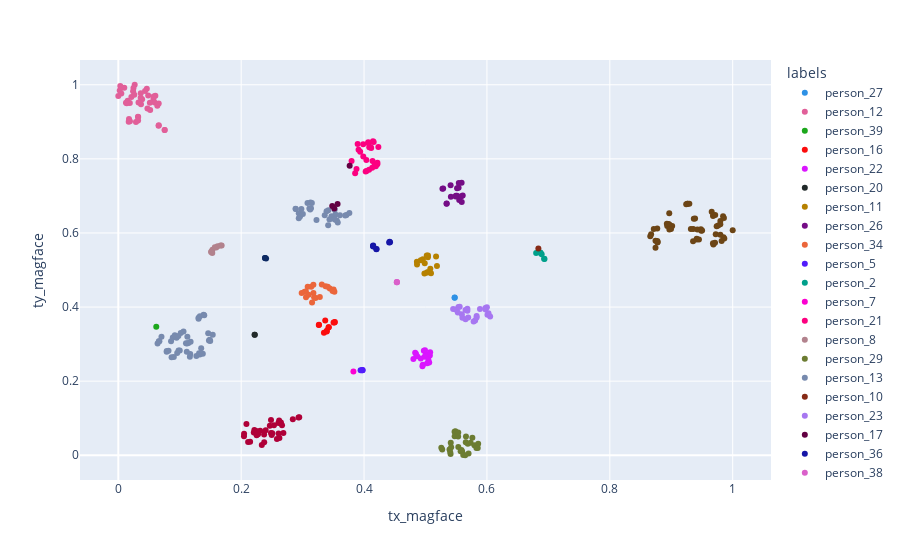

The code cell stored with this chart in its notebook:
### Code cell
fig = px.scatter(df, x="tx_magface", y="ty_magface", color="labels", color_discrete_sequence=px.colors.qualitative.Dark24, hover_data=["index","labels", "path","alignment_error"])
fig.show()

### Figure 1 — Plotly figure (JSON) as saved in the notebook; plotly's stock layout.template omitted (floating-point values rounded to 4 significant figures; data arrays with more than 128 entries replaced by an {"elided": "..."} marker saying what was removed)
{"data": [{"customdata": [[14, "person_27", "in/person_27/943.jpg", 2.981], [35, "person_27", "in/person_27/951.jpg", 7.899]], "hovertemplate": "labels=%{customdata[1]}<br>tx_magface=%{x}<br>ty_magface=%{y}<br>index=%{customdata[0]}<br>path=%{customdata[2]}<br>alignment_error=%{customdata[3]}<extra></extra>", "legendgroup": "person_27", "marker": {"color": "#2E91E5", "symbol": "circle"}, "mode": "markers", "name": "person_27", "orientation": "v", "showlegend": true, "type": "scatter", "x": [0.5474, 0.5476], "xaxis": "x", "y": [0.4251, 0.4257], "yaxis": "y"}, {"customdata": {"elided": "42x4 mixed values"}, "hovertemplate": "labels=%{customdata[1]}<br>tx_magface=%{x}<br>ty_magface=%{y}<br>index=%{customdata[0]}<br>path=%{customdata[2]}<br>alignment_error=%{customdata[3]}<extra></extra>", "legendgroup": "person_12", "marker": {"color": "#E15F99", "symbol": "circle"}, "mode": "markers", "name": "person_12", "orientation": "v", "showlegend": true, "type": "scatter", "x": [0.01525, 0.07539, 0.03235, 0.03205, 0.04642, 0.04352, 0.01878, 0.004882, 0.01693, 0.03879, 0.03653, 0.04744, 0.05717, 0.02668, 0.05914, 0, 0.02124, 0.01375, 0.02873, 0.04864, 0.06347, 0.06595, 0.003214, 0.0603, 0.03695, 0.01742, 0.05139, 0.05187, 0.02469, 0.05749, 0.01897, 0.03642, 0.0241, 0.0329, 0.009728, 0.03221, 0.002293, 0.06578, 0.01249, 0.06554, 0.07554, 0.02603], "xaxis": "x", "y": [0.9566, 0.8782, 0.9132, 0.9134, 0.989, 0.9833, 0.9508, 0.9762, 0.9, 0.9607, 0.977, 0.936, 0.9612, 1, 0.9523, 0.97, 0.9671, 0.9501, 0.8997, 0.9708, 0.9433, 0.8909, 0.9968, 0.9706, 0.9473, 0.9077, 0.9516, 0.9319, 0.9911, 0.9682, 0.9014, 0.9651, 0.9824, 0.9519, 0.9917, 0.9036, 0.9846, 0.9495, 0.9512, 0.8892, 0.8778, 0.9729], "yaxis": "y"}, {"customdata": [[111, "person_39", "in/person_39/1402.jpg", 5.445]], "hovertemplate": "labels=%{customdata[1]}<br>tx_magface=%{x}<br>ty_magface=%{y}<br>index=%{customdata[0]}<br>path=%{customdata[2]}<br>alignment_error=%{customdata[3]}<extra></extra>", "legendgroup": "person_39", "marker": {"color": "#1CA71C", "symbol": "circle"}, "mode": "markers", "name": "person_39", "orientation": "v", "showlegend": true, "type": "scatter", "x": [0.0618], "xaxis": "x", "y": [0.347], "yaxis": "y"}, {"customdata": [[112, "person_16", "in/person_16/590.jpg", 4.348], [113, "person_16", "in/person_16/654.jpg", 6.338], [120, "person_16", "in/person_16/646.jpg", 1.409], [125, "person_16", "in/person_16/577.jpg", 1.578], [126, "person_16", "in/person_16/539.jpg", 3.548], [128, "person_16", "in/person_16/597.jpg", 3.753], [130, "person_16", "in/person_16/1055.jpg", 9.696], [132, "person_16", "in/person_16/1046.jpg", 8.43], [134, "person_16", "in/person_16/559.jpg", 1.676], [135, "person_16", "in/person_16/634.jpg", 4.475], [136, "person_16", "in/person_16/564.jpg", 2.423]], "hovertemplate": "labels=%{customdata[1]}<br>tx_magface=%{x}<br>ty_magface=%{y}<br>index=%{customdata[0]}<br>path=%{customdata[2]}<br>alignment_error=%{customdata[3]}<extra></extra>", "legendgroup": "person_16", "marker": {"color": "#FB0D0D", "symbol": "circle"}, "mode": "markers", "name": "person_16", "orientation": "v", "showlegend": true, "type": "scatter", "x": [0.3422, 0.3347, 0.3392, 0.3525, 0.3368, 0.3426, 0.3264, 0.3266, 0.3518, 0.3393, 0.3504], "xaxis": "x", "y": [0.3453, 0.3309, 0.3364, 0.3598, 0.3636, 0.3457, 0.3518, 0.3523, 0.3581, 0.3337, 0.3581], "yaxis": "y"}, {"customdata": [[144, "person_22", "in/person_22/888.jpg", 5.907], [145, "person_22", "in/person_22/822.jpg", 9.806], [146, "person_22", "in/person_22/866.jpg", 7.965], [151, "person_22", "in/person_22/938.jpg", 7.36], [152, "person_22", "in/person_22/802.jpg", 5.914], [157, "person_22", "in/person_22/879.jpg", 7.742], [158, "person_22", "in/person_22/846.jpg", 9.115], [159, "person_22", "in/person_22/794.jpg", 4.565], [160, "person_22", "in/person_22/904.jpg", 3.36], [163, "person_22", "in/person_22/814.jpg", 6.822], [164, "person_22", "in/person_22/924.jpg", 6.612], [165, "person_22", "in/person_22/783.jpg", 4.944], [166, "person_22", "in/person_22/913.jpg", 4.574], [171, "person_22", "in/person_22/779.jpg", 3.606], [173, "person_22", "in/person_22/771.jpg", 7.112], [176, "person_22", "in/person_22/857.jpg", 8.822]], "hovertemplate": "labels=%{customdata[1]}<br>tx_magface=%{x}<br>ty_magface=%{y}<br>index=%{customdata[0]}<br>path=%{customdata[2]}<br>alignment_error=%{customdata[3]}<extra></extra>", "legendgroup": "person_22", "marker": {"color": "#DA16FF", "symbol": "circle"}, "mode": "markers", "name": "person_22", "orientation": "v", "showlegend": true, "type": "scatter", "x": [0.4985, 0.5071, 0.5007, 0.4844, 0.5047, 0.5076, 0.4973, 0.506, 0.4803, 0.4923, 0.4832, 0.5027, 0.4865, 0.4956, 0.495, 0.4991], "xaxis": "x", "y": [0.2658, 0.2696, 0.2727, 0.2742, 0.258, 0.278, 0.2822, 0.2504, 0.2596, 0.2609, 0.2769, 0.2484, 0.267, 0.2445, 0.2404, 0.2832], "yaxis": "y"}, {"customdata": [[179, "person_20", "in/person_20/721.jpg", 8.078], [184, "person_20", "in/person_20/740.jpg", 8.915]], "hovertemplate": "labels=%{customdata[1]}<br>tx_magface=%{x}<br>ty_magface=%{y}<br>index=%{customdata[0]}<br>path=%{customdata[2]}<br>alignment_error=%{customdata[3]}<extra></extra>", "legendgroup": "person_20", "marker": {"color": "#222A2A", "symbol": "circle"}, "mode": "markers", "name": "person_20", "orientation": "v", "showlegend": true, "type": "scatter", "x": [0.222, 0.2219], "xaxis": "x", "y": [0.3256, 0.3255], "yaxis": "y"}, {"customdata": [[191, "person_11", "in/person_11/484.jpg", -2.129], [192, "person_11", "in/person_11/499.jpg", 3.853], [193, "person_11", "in/person_11/490.jpg", 0.472], [194, "person_11", "in/person_11/414.jpg", 2.963], [195, "person_11", "in/person_11/428.jpg", 8.256], [196, "person_11", "in/person_11/426.jpg", 7.905], [197, "person_11", "in/person_11/417.jpg", 5.12], [198, "person_11", "in/person_11/422.jpg", 6.242], [199, "person_11", "in/person_11/431.jpg", 5.873], [200, "person_11", "in/person_11/413.jpg", 3.969], [201, "person_11", "in/person_11/477.jpg", 9.083], [202, "person_11", "in/person_11/481.jpg", 1.92], [203, "person_11", "in/person_11/496.jpg", 2.172], [204, "person_11", "in/person_11/424.jpg", 8.116], [205, "person_11", "in/person_11/404.jpg", 4.614]], "hovertemplate": "labels=%{customdata[1]}<br>tx_magface=%{x}<br>ty_magface=%{y}<br>index=%{customdata[0]}<br>path=%{customdata[2]}<br>alignment_error=%{customdata[3]}<extra></extra>", "legendgroup": "person_11", "marker": {"color": "#B68100", "symbol": "circle"}, "mode": "markers", "name": "person_11", "orientation": "v", "showlegend": true, "type": "scatter", "x": [0.5089, 0.4983, 0.5035, 0.486, 0.5039, 0.504, 0.4922, 0.4957, 0.4987, 0.4862, 0.5186, 0.5079, 0.5024, 0.502, 0.5172], "xaxis": "x", "y": [0.4913, 0.4905, 0.494, 0.5222, 0.5344, 0.5391, 0.5264, 0.5291, 0.5182, 0.5149, 0.5106, 0.5034, 0.4935, 0.5389, 0.5364], "yaxis": "y"}, {"customdata": [[206, "person_26", "in/person_26/990.jpg", 5.538], [207, "person_26", "in/person_26/1102.jpg", 9.488], [209, "person_26", "in/person_26/1078.jpg", 9.529], [211, "person_26", "in/person_26/933.jpg", 5.619], [212, "person_26", "in/person_26/920.jpg", 7.529], [215, "person_26", "in/person_26/1006.jpg", 6.002], [218, "person_26", "in/person_26/1040.jpg", 6.326], [219, "person_26", "in/person_26/886.jpg", 7.029], [220, "person_26", "in/person_26/1052.jpg", 7.472], [221, "person_26", "in/person_26/1091.jpg", 7.71], [223, "person_26", "in/person_26/1027.jpg", 4.673], [224, "person_26", "in/person_26/959.jpg", 5.081], [226, "person_26", "in/person_26/1064.jpg", 7.954], [227, "person_26", "in/person_26/875.jpg", 6.723], [231, "person_26", "in/person_26/996.jpg", 6.079], [232, "person_26", "in/person_26/978.jpg", 5.598], [233, "person_26", "in/person_26/970.jpg", 7.357]], "hovertemplate": "labels=%{customdata[1]}<br>tx_magface=%{x}<br>ty_magface=%{y}<br>index=%{customdata[0]}<br>path=%{customdata[2]}<br>alignment_error=%{customdata[3]}<extra></extra>", "legendgroup": "person_26", "marker": {"color": "#750D86", "symbol": "circle"}, "mode": "markers", "name": "person_26", "orientation": "v", "showlegend": true, "type": "scatter", "x": [0.5495, 0.5276, 0.5409, 0.5549, 0.559, 0.5413, 0.5514, 0.5343, 0.5588, 0.5288, 0.5539, 0.5606, 0.5542, 0.5345, 0.5512, 0.5492, 0.5584], "xaxis": "x", "y": [0.7002, 0.719, 0.7289, 0.689, 0.6833, 0.6977, 0.7207, 0.6789, 0.7357, 0.7198, 0.7217, 0.7012, 0.7346, 0.6795, 0.7007, 0.6983, 0.699], "yaxis": "y"}, {"customdata": [[236, "person_34", "in/person_34/1371.jpg", 8.737], [237, "person_34", "in/person_34/1281.jpg", 4.262], [238, "person_34", "in/person_34/1359.jpg", 6.079], [239, "person_34", "in/person_34/1322.jpg", 9.196], [241, "person_34", "in/person_34/1314.jpg", 7.552], [242, "person_34", "in/person_34/1405.jpg", 9.975], [243, "person_34", "in/person_34/1334.jpg", 9.325], [244, "person_34", "in/person_34/1259.jpg", 6.397], [248, "person_34", "in/person_34/1363.jpg", 7.019], [249, "person_34", "in/person_34/1354.jpg", 5.374], [250, "person_34", "in/person_34/1266.jpg", 5.558], [251, "person_34", "in/person_34/1308.jpg", 5.399], [253, "person_34", "in/person_34/1292.jpg", 5.056], [254, "person_34", "in/person_34/1286.jpg", 3.795], [259, "person_34", "in/person_34/1349.jpg", 5.651], [260, "person_34", "in/person_34/1300.jpg", 5.42], [261, "person_34", "in/person_34/1367.jpg", 7.124], [263, "person_34", "in/person_34/1273.jpg", 4.59], [266, "person_34", "in/person_34/1338.jpg", 9.135], [267, "person_34", "in/person_34/1344.jpg", 7.184]], "hovertemplate": "labels=%{customdata[1]}<br>tx_magface=%{x}<br>ty_magface=%{y}<br>index=%{customdata[0]}<br>path=%{customdata[2]}<br>alignment_error=%{customdata[3]}<extra></extra>", "legendgroup": "person_34", "marker": {"color": "#EB663B", "symbol": "circle"}, "mode": "markers", "name": "person_34", "orientation": "v", "showlegend": true, "type": "scatter", "x": [0.321, 0.3443, 0.3055, 0.314, 0.3083, 0.3154, 0.3176, 0.3517, 0.328, 0.3053, 0.3487, 0.3175, 0.3374, 0.3409, 0.3032, 0.3312, 0.3187, 0.3504, 0.3098, 0.2985], "xaxis": "x", "y": [0.4245, 0.4498, 0.4264, 0.4551, 0.4548, 0.4125, 0.4378, 0.4415, 0.4274, 0.4417, 0.4435, 0.4599, 0.4563, 0.4547, 0.4413, 0.4608, 0.4263, 0.4475, 0.4332, 0.4379], "yaxis": "y"}, {"customdata": [[269, "person_5", "in/person_5/211.jpg", 8.652], [270, "person_5", "in/person_5/212.jpg", 8.952], [271, "person_5", "in/person_5/216.jpg", 8.336], [272, "person_5", "in/person_5/207.jpg", 6.993]], "hovertemplate": "labels=%{customdata[1]}<br>tx_magface=%{x}<br>ty_magface=%{y}<br>index=%{customdata[0]}<br>path=%{customdata[2]}<br>alignment_error=%{customdata[3]}<extra></extra>", "legendgroup": "person_5", "marker": {"color": "#511CFB", "symbol": "circle"}, "mode": "markers", "name": "person_5", "orientation": "v", "showlegend": true, "type": "scatter", "x": [0.3975, 0.3964, 0.3975, 0.3943], "xaxis": "x", "y": [0.2298, 0.2296, 0.2296, 0.2297], "yaxis": "y"}, {"customdata": [[275, "person_2", "in/person_2/28.jpg", 9.103], [277, "person_2", "in/person_2/32.jpg", 9.472], [278, "person_2", "in/person_2/21.jpg", 6.506], [285, "person_2", "in/person_2/23.jpg", 8.448], [295, "person_2", "in/person_2/26.jpg", 8.296], [297, "person_2", "in/person_2/22.jpg", 7.288]], "hovertemplate": "labels=%{customdata[1]}<br>tx_magface=%{x}<br>ty_magface=%{y}<br>index=%{customdata[0]}<br>path=%{customdata[2]}<br>alignment_error=%{customdata[3]}<extra></extra>", "legendgroup": "person_2", "marker": {"color": "#00A08B", "symbol": "circle"}, "mode": "markers", "name": "person_2", "orientation": "v", "showlegend": true, "type": "scatter", "x": [0.6931, 0.6801, 0.6867, 0.6891, 0.6936, 0.6874], "xaxis": "x", "y": [0.5307, 0.5461, 0.5469, 0.5426, 0.5294, 0.5461], "yaxis": "y"}, {"customdata": [[300, "person_7", "in/person_7/245.jpg", 7.762]], "hovertemplate": "labels=%{customdata[1]}<br>tx_magface=%{x}<br>ty_magface=%{y}<br>index=%{customdata[0]}<br>path=%{customdata[2]}<br>alignment_error=%{customdata[3]}<extra></extra>", "legendgroup": "person_7", "marker": {"color": "#FB00D1", "symbol": "circle"}, "mode": "markers", "name": "person_7", "orientation": "v", "showlegend": true, "type": "scatter", "x": [0.3827], "xaxis": "x", "y": [0.2263], "yaxis": "y"}, {"customdata": [[317, "person_21", "in/person_21/728.jpg", 8.927], [318, "person_21", "in/person_21/910.jpg", 4.176], [319, "person_21", "in/person_21/769.jpg", 3.079], [320, "person_21", "in/person_21/817.jpg", 9.214], [321, "person_21", "in/person_21/864.jpg", 5.941], [322, "person_21", "in/person_21/834.jpg", -1.011], [323, "person_21", "in/person_21/820.jpg", 0.6153], [324, "person_21", "in/person_21/952.jpg", 4.455], [326, "person_21", "in/person_21/878.jpg", 7.097], [327, "person_21", "in/person_21/811.jpg", 0.9157], [328, "person_21", "in/person_21/891.jpg", 5.465], [329, "person_21", "in/person_21/858.jpg", 6.001], [330, "person_21", "in/person_21/764.jpg", 5.296], [331, "person_21", "in/person_21/901.jpg", 4.809], [332, "person_21", "in/person_21/936.jpg", 2.9], [333, "person_21", "in/person_21/791.jpg", 1.134], [334, "person_21", "in/person_21/963.jpg", 5.802], [335, "person_21", "in/person_21/804.jpg", 2.441], [337, "person_21", "in/person_21/777.jpg", -0.264], [338, "person_21", "in/person_21/842.jpg", 3.563], [339, "person_21", "in/person_21/785.jpg", 0.8552], [340, "person_21", "in/person_21/739.jpg", 7.731], [341, "person_21", "in/person_21/946.jpg", 3.407], [343, "person_21", "in/person_21/972.jpg", 7.056], [344, "person_21", "in/person_21/925.jpg", 4.935], [345, "person_21", "in/person_21/755.jpg", 3.611]], "hovertemplate": "labels=%{customdata[1]}<br>tx_magface=%{x}<br>ty_magface=%{y}<br>index=%{customdata[0]}<br>path=%{customdata[2]}<br>alignment_error=%{customdata[3]}<extra></extra>", "legendgroup": "person_21", "marker": {"color": "#FC0080", "symbol": "circle"}, "mode": "markers", "name": "person_21", "orientation": "v", "showlegend": true, "type": "scatter", "x": [0.3855, 0.4085, 0.4082, 0.3797, 0.3911, 0.4037, 0.4139, 0.4146, 0.3896, 0.4217, 0.3986, 0.3937, 0.404, 0.4116, 0.4067, 0.4215, 0.4156, 0.4172, 0.4132, 0.3987, 0.4192, 0.3877, 0.4068, 0.4233, 0.4108, 0.4026], "xaxis": "x", "y": [0.7613, 0.8316, 0.7704, 0.7942, 0.8245, 0.7972, 0.7942, 0.8474, 0.8399, 0.7893, 0.8394, 0.8189, 0.7669, 0.8291, 0.843, 0.7856, 0.8457, 0.7868, 0.7757, 0.8066, 0.7798, 0.7725, 0.8451, 0.8323, 0.8323, 0.7659], "yaxis": "y"}, {"customdata": [[347, "person_8", "in/person_8/265.jpg", 8.555], [349, "person_8", "in/person_8/277.jpg", 7.011], [350, "person_8", "in/person_8/252.jpg", 8.87], [351, "person_8", "in/person_8/267.jpg", 5.243], [352, "person_8", "in/person_8/270.jpg", 3.798], [355, "person_8", "in/person_8/273.jpg", 5.165], [359, "person_8", "in/person_8/262.jpg", 8.489], [360, "person_8", "in/person_8/259.jpg", 7.567], [361, "person_8", "in/person_8/255.jpg", 8.306]], "hovertemplate": "labels=%{customdata[1]}<br>tx_magface=%{x}<br>ty_magface=%{y}<br>index=%{customdata[0]}<br>path=%{customdata[2]}<br>alignment_error=%{customdata[3]}<extra></extra>", "legendgroup": "person_8", "marker": {"color": "#B2828D", "symbol": "circle"}, "mode": "markers", "name": "person_8", "orientation": "v", "showlegend": true, "type": "scatter", "x": [0.1616, 0.153, 0.1682, 0.1532, 0.1518, 0.151, 0.1571, 0.1594, 0.1664], "xaxis": "x", "y": [0.564, 0.5459, 0.566, 0.5545, 0.5496, 0.5487, 0.5613, 0.5607, 0.5661], "yaxis": "y"}, {"customdata": [[362, "person_29", "in/person_29/1180.jpg", 5.453], [363, "person_29", "in/person_29/1105.jpg", 2.932], [364, "person_29", "in/person_29/1120.jpg", 2.129], [365, "person_29", "in/person_29/1033.jpg", -0.5017], [366, "person_29", "in/person_29/1043.jpg", 0.2305], [367, "person_29", "in/person_29/1227.jpg", 9.337], [368, "person_29", "in/person_29/984.jpg", 5.317], [369, "person_29", "in/person_29/939.jpg", 1.761], [370, "person_29", "in/person_29/1168.jpg", 4.191], [372, "person_29", "in/person_29/1218.jpg", 9.655], [375, "person_29", "in/person_29/1056.jpg", 1.573], [377, "person_29", "in/person_29/1023.jpg", 0.7125], [381, "person_29", "in/person_29/1132.jpg", 2.899], [383, "person_29", "in/person_29/1197.jpg", 9.398], [384, "person_29", "in/person_29/929.jpg", 0.9815], [385, "person_29", "in/person_29/1081.jpg", 4.77], [386, "person_29", "in/person_29/1093.jpg", 2.685], [387, "person_29", "in/person_29/1001.jpg", 2.565], [388, "person_29", "in/person_29/1068.jpg", 1.978], [389, "person_29", "in/person_29/975.jpg", 4.778], [390, "person_29", "in/person_29/1145.jpg", 2.827], [391, "person_29", "in/person_29/1012.jpg", 1.4], [392, "person_29", "in/person_29/991.jpg", 3.698], [393, "person_29", "in/person_29/1158.jpg", 4.073], [394, "person_29", "in/person_29/1189.jpg", 8.403], [395, "person_29", "in/person_29/955.jpg", 3.723], [397, "person_29", "in/person_29/965.jpg", 3.925], [398, "person_29", "in/person_29/1209.jpg", 9.111]], "hovertemplate": "labels=%{customdata[1]}<br>tx_magface=%{x}<br>ty_magface=%{y}<br>index=%{customdata[0]}<br>path=%{customdata[2]}<br>alignment_error=%{customdata[3]}<extra></extra>", "legendgroup": "person_29", "marker": {"color": "#6C7C32", "symbol": "circle"}, "mode": "markers", "name": "person_29", "orientation": "v", "showlegend": true, "type": "scatter", "x": [0.5659, 0.5734, 0.5796, 0.5597, 0.5701, 0.5473, 0.5411, 0.5257, 0.5763, 0.5486, 0.5646, 0.5572, 0.5828, 0.5475, 0.5272, 0.5656, 0.5688, 0.5534, 0.5614, 0.5391, 0.5857, 0.5585, 0.5418, 0.585, 0.5531, 0.5408, 0.5402, 0.5533], "xaxis": "x", "y": [0.05045, 0.03399, 0.02721, 0.009919, 0.004851, 0.06321, 0.03378, 0.02028, 0.04726, 0.06511, 0, 0.01097, 0.01987, 0.05115, 0.01526, 0.03489, 0.03124, 0.02197, 0.0007072, 0.01521, 0.0313, 0.01436, 0.02128, 0.01924, 0.05055, 0.003581, 0.008914, 0.06138], "yaxis": "y"}, {"customdata": {"elided": "71x4 mixed values"}, "hovertemplate": "labels=%{customdata[1]}<br>tx_magface=%{x}<br>ty_magface=%{y}<br>index=%{customdata[0]}<br>path=%{customdata[2]}<br>alignment_error=%{customdata[3]}<extra></extra>", "legendgroup": "person_13", "marker": {"color": "#778AAE", "symbol": "circle"}, "mode": "markers", "name": "person_13", "orientation": "v", "showlegend": true, "type": "scatter", "x": [0.08584, 0.1328, 0.3522, 0.2888, 0.1537, 0.06688, 0.07875, 0.347, 0.1475, 0.1, 0.1496, 0.1271, 0.298, 0.3534, 0.1061, 0.1489, 0.3714, 0.3557, 0.1388, 0.1016, 0.3226, 0.1328, 0.06389, 0.1306, 0.08668, 0.08872, 0.1306, 0.3136, 0.2937, 0.1115, 0.3694, 0.06593, 0.1399, 0.1171, 0.1102, 0.3123, 0.336, 0.3761, 0.3572, 0.1463, 0.311, 0.1349, 0.09487, 0.09199, 0.3416, 0.3079, 0.339, 0.313, 0.07887, 0.09808, 0.1165, 0.09584, 0.3151, 0.09037, 0.09779, 0.07027, 0.1124, 0.2937, 0.08174, 0.3419, 0.2959, 0.1376, 0.1119, 0.1142, 0.3522, 0.1315, 0.2885, 0.3004, 0.3607, 0.3437, 0.1177], "xaxis": "x", "y": [0.308, 0.2722, 0.6625, 0.6648, 0.3251, 0.3077, 0.2792, 0.6453, 0.3094, 0.2825, 0.3086, 0.2676, 0.6643, 0.6499, 0.3342, 0.3116, 0.6485, 0.6334, 0.3789, 0.33, 0.635, 0.3749, 0.3016, 0.3711, 0.2645, 0.3181, 0.3684, 0.6666, 0.64, 0.2795, 0.6471, 0.308, 0.378, 0.2733, 0.3026, 0.663, 0.6476, 0.6536, 0.6281, 0.3292, 0.6661, 0.2886, 0.317, 0.3237, 0.6206, 0.6808, 0.6588, 0.6821, 0.2815, 0.2828, 0.2655, 0.276, 0.6806, 0.2654, 0.3218, 0.3201, 0.3195, 0.6534, 0.2818, 0.6615, 0.6444, 0.274, 0.3017, 0.3029, 0.6362, 0.2754, 0.6654, 0.6509, 0.6481, 0.6364, 0.3065], "yaxis": "y"}, {"customdata": [[515, "person_10", "in/person_10/940.jpg", 8.463]], "hovertemplate": "labels=%{customdata[1]}<br>tx_magface=%{x}<br>ty_magface=%{y}<br>index=%{customdata[0]}<br>path=%{customdata[2]}<br>alignment_error=%{customdata[3]}<extra></extra>", "legendgroup": "person_10", "marker": {"color": "#862A16", "symbol": "circle"}, "mode": "markers", "name": "person_10", "orientation": "v", "showlegend": true, "type": "scatter", "x": [0.6837], "xaxis": "x", "y": [0.5582], "yaxis": "y"}, {"customdata": [[535, "person_23", "in/person_23/934.jpg", 5.426], [536, "person_23", "in/person_23/953.jpg", 8.162], [538, "person_23", "in/person_23/867.jpg", 3.937], [540, "person_23", "in/person_23/945.jpg", 8.005], [541, "person_23", "in/person_23/912.jpg", 4.202], [545, "person_23", "in/person_23/890.jpg", 5.532], [547, "person_23", "in/person_23/1035.jpg", 8.954], [548, "person_23", "in/person_23/923.jpg", 4.55], [549, "person_23", "in/person_23/1011.jpg", 9.136], [553, "person_23", "in/person_23/971.jpg", 9.531], [555, "person_23", "in/person_23/880.jpg", 5.291], [557, "person_23", "in/person_23/1057.jpg", 9.839], [560, "person_23", "in/person_23/992.jpg", 9.0], [561, "person_23", "in/person_23/835.jpg", 6.608], [563, "person_23", "in/person_23/825.jpg", 7.501], [565, "person_23", "in/person_23/855.jpg", 4.212], [568, "person_23", "in/person_23/1002.jpg", 9.29], [571, "person_23", "in/person_23/1044.jpg", 8.531], [573, "person_23", "in/person_23/845.jpg", 3.935], [574, "person_23", "in/person_23/981.jpg", 8.186], [576, "person_23", "in/person_23/961.jpg", 8.662], [577, "person_23", "in/person_23/905.jpg", 3.414], [580, "person_23", "in/person_23/1022.jpg", 8.879]], "hovertemplate": "labels=%{customdata[1]}<br>tx_magface=%{x}<br>ty_magface=%{y}<br>index=%{customdata[0]}<br>path=%{customdata[2]}<br>alignment_error=%{customdata[3]}<extra></extra>", "legendgroup": "person_23", "marker": {"color": "#A777F1", "symbol": "circle"}, "mode": "markers", "name": "person_23", "orientation": "v", "showlegend": true, "type": "scatter", "x": [0.5808, 0.5695, 0.5999, 0.5652, 0.5832, 0.5887, 0.5651, 0.5783, 0.5536, 0.5592, 0.5975, 0.5682, 0.545, 0.6008, 0.6052, 0.5978, 0.5491, 0.5682, 0.6025, 0.5526, 0.5601, 0.5832, 0.5556], "xaxis": "x", "y": [0.3634, 0.3721, 0.3996, 0.3671, 0.3758, 0.395, 0.3923, 0.3612, 0.4002, 0.3802, 0.3976, 0.3956, 0.3945, 0.3792, 0.3742, 0.3935, 0.3933, 0.3903, 0.383, 0.3851, 0.371, 0.3716, 0.4009], "yaxis": "y"}, {"customdata": [[582, "person_17", "in/person_17/596.jpg", 9.462], [592, "person_17", "in/person_17/603.jpg", 9.6], [596, "person_17", "in/person_17/552.jpg", 5.056], [597, "person_17", "in/person_17/588.jpg", 7.616]], "hovertemplate": "labels=%{customdata[1]}<br>tx_magface=%{x}<br>ty_magface=%{y}<br>index=%{customdata[0]}<br>path=%{customdata[2]}<br>alignment_error=%{customdata[3]}<extra></extra>", "legendgroup": "person_17", "marker": {"color": "#620042", "symbol": "circle"}, "mode": "markers", "name": "person_17", "orientation": "v", "showlegend": true, "type": "scatter", "x": [0.3482, 0.3516, 0.3766, 0.3569], "xaxis": "x", "y": [0.6729, 0.6658, 0.7814, 0.6779], "yaxis": "y"}, {"customdata": [[600, "person_36", "in/person_36/1375.jpg", 7.859], [601, "person_36", "in/person_36/1394.jpg", 9.547], [603, "person_36", "in/person_36/1410.jpg", 6.775], [605, "person_36", "in/person_36/1406.jpg", 8.98], [607, "person_36", "in/person_36/1373.jpg", 7.732], [608, "person_36", "in/person_36/1379.jpg", 5.385], [609, "person_36", "in/person_36/1388.jpg", 7.505], [610, "person_36", "in/person_36/1398.jpg", 9.234]], "hovertemplate": "labels=%{customdata[1]}<br>tx_magface=%{x}<br>ty_magface=%{y}<br>index=%{customdata[0]}<br>path=%{customdata[2]}<br>alignment_error=%{customdata[3]}<extra></extra>", "legendgroup": "person_36", "marker": {"color": "#1616A7", "symbol": "circle"}, "mode": "markers", "name": "person_36", "orientation": "v", "showlegend": true, "type": "scatter", "x": [0.4422, 0.4149, 0.4199, 0.4204, 0.4416, 0.4409, 0.4146, 0.4149], "xaxis": "x", "y": [0.5748, 0.5663, 0.5559, 0.5566, 0.5765, 0.5743, 0.5647, 0.5634], "yaxis": "y"}, {"customdata": [[611, "person_38", "in/person_38/1407.jpg", 8.353], [612, "person_38", "in/person_38/1400.jpg", 8.733], [613, "person_38", "in/person_38/1411.jpg", 8.774]], "hovertemplate": "labels=%{customdata[1]}<br>tx_magface=%{x}<br>ty_magface=%{y}<br>index=%{customdata[0]}<br>path=%{customdata[2]}<br>alignment_error=%{customdata[3]}<extra></extra>", "legendgroup": "person_38", "marker": {"color": "#DA60CA", "symbol": "circle"}, "mode": "markers", "name": "person_38", "orientation": "v", "showlegend": true, "type": "scatter", "x": [0.4533, 0.4533, 0.4536], "xaxis": "x", "y": [0.4679, 0.4671, 0.4667], "yaxis": "y"}, {"customdata": {"elided": "52x4 mixed values"}, "hovertemplate": "labels=%{customdata[1]}<br>tx_magface=%{x}<br>ty_magface=%{y}<br>index=%{customdata[0]}<br>path=%{customdata[2]}<br>alignment_error=%{customdata[3]}<extra></extra>", "legendgroup": "person_0", "marker": {"color": "#6C4516", "symbol": "circle"}, "mode": "markers", "name": "person_0", "orientation": "v", "showlegend": true, "type": "scatter", "x": [0.9488, 0.9387, 0.9683, 0.8658, 0.8744, 0.9265, 0.98, 0.8935, 0.9799, 0.9367, 0.9425, 0.9863, 0.9451, 0.9681, 0.9414, 0.8672, 0.8971, 0.9319, 0.9819, 0.9015, 0.8967, 0.9739, 0.8957, 0.8772, 0.8996, 0.9266, 0.9763, 0.8969, 0.9843, 0.9414, 0.9715, 0.8715, 0.9243, 0.9294, 0.9857, 0.9355, 0.9482, 0.9685, 0.8779, 0.8743, 0.9799, 0.8928, 0.9679, 0.9502, 0.8773, 0.9712, 0.8774, 0.9724, 0.9358, 0.9658, 0.985, 1], "xaxis": "x", "y": [0.6061, 0.6391, 0.6477, 0.5913, 0.5604, 0.6786, 0.5949, 0.6185, 0.6325, 0.6385, 0.6091, 0.5851, 0.5822, 0.646, 0.5824, 0.5968, 0.6219, 0.6104, 0.578, 0.619, 0.6534, 0.6179, 0.6242, 0.6122, 0.6106, 0.6789, 0.6201, 0.6091, 0.6449, 0.5841, 0.6485, 0.6104, 0.6777, 0.6789, 0.6407, 0.5779, 0.6097, 0.5686, 0.5757, 0.579, 0.6233, 0.6246, 0.572, 0.6063, 0.5786, 0.5733, 0.574, 0.5966, 0.6108, 0.6573, 0.5885, 0.6074], "yaxis": "y"}, {"customdata": [[827, "person_14", "in/person_14/877.jpg", 5.515], [828, "person_14", "in/person_14/474.jpg", 7.757], [829, "person_14", "in/person_14/889.jpg", 7.978]], "hovertemplate": "labels=%{customdata[1]}<br>tx_magface=%{x}<br>ty_magface=%{y}<br>index=%{customdata[0]}<br>path=%{customdata[2]}<br>alignment_error=%{customdata[3]}<extra></extra>", "legendgroup": "person_14", "marker": {"color": "#0D2A63", "symbol": "circle"}, "mode": "markers", "name": "person_14", "orientation": "v", "showlegend": true, "type": "scatter", "x": [0.2389, 0.2405, 0.2387], "xaxis": "x", "y": [0.5322, 0.5311, 0.5325], "yaxis": "y"}, {"customdata": [[834, "person_19", "in/person_19/944.jpg", 5.242], [836, "person_19", "in/person_19/922.jpg", 7.773], [837, "person_19", "in/person_19/863.jpg", 2.135], [839, "person_19", "in/person_19/756.jpg", 6.812], [841, "person_19", "in/person_19/767.jpg", 4.117], [846, "person_19", "in/person_19/810.jpg", 5.39], [847, "person_19", "in/person_19/876.jpg", 2.873], [848, "person_19", "in/person_19/750.jpg", 7.056], [854, "person_19", "in/person_19/715.jpg", 5.562], [855, "person_19", "in/person_19/937.jpg", 4.929], [856, "person_19", "in/person_19/962.jpg", 1.488], [861, "person_19", "in/person_19/726.jpg", 5.694], [863, "person_19", "in/person_19/954.jpg", 5.461], [865, "person_19", "in/person_19/738.jpg", 5.714], [866, "person_19", "in/person_19/745.jpg", 4.975], [868, "person_19", "in/person_19/801.jpg", 6.26], [869, "person_19", "in/person_19/853.jpg", 2.556], [870, "person_19", "in/person_19/821.jpg", 3.351], [872, "person_19", "in/person_19/775.jpg", 7.343], [874, "person_19", "in/person_19/713.jpg", 6.489], [875, "person_19", "in/person_19/720.jpg", 5.696], [877, "person_19", "in/person_19/732.jpg", 6.269], [879, "person_19", "in/person_19/784.jpg", 7.165], [880, "person_19", "in/person_19/763.jpg", 7.161], [883, "person_19", "in/person_19/893.jpg", 6.918], [885, "person_19", "in/person_19/831.jpg", 3.076], [886, "person_19", "in/person_19/792.jpg", 7.233], [887, "person_19", "in/person_19/711.jpg", 9.789], [888, "person_19", "in/person_19/754.jpg", 9.722], [889, "person_19", "in/person_19/761.jpg", 4.983], [891, "person_19", "in/person_19/841.jpg", 2.667], [895, "person_19", "in/person_19/768.jpg", 7.491]], "hovertemplate": "labels=%{customdata[1]}<br>tx_magface=%{x}<br>ty_magface=%{y}<br>index=%{customdata[0]}<br>path=%{customdata[2]}<br>alignment_error=%{customdata[3]}<extra></extra>", "legendgroup": "person_19", "marker": {"color": "#AF0038", "symbol": "circle"}, "mode": "markers", "name": "person_19", "orientation": "v", "showlegend": true, "type": "scatter", "x": [0.2145, 0.2046, 0.2215, 0.2622, 0.2945, 0.2309, 0.2375, 0.2609, 0.2647, 0.2047, 0.2086, 0.2605, 0.2113, 0.2466, 0.2687, 0.2373, 0.2247, 0.2275, 0.2497, 0.2618, 0.2665, 0.2534, 0.2485, 0.2582, 0.2336, 0.2251, 0.2398, 0.2485, 0.2841, 0.2933, 0.2205, 0.2506], "xaxis": "x", "y": [0.03633, 0.05132, 0.06827, 0.04665, 0.1028, 0.0661, 0.03494, 0.05894, 0.08824, 0.05827, 0.0843, 0.08706, 0.03606, 0.07943, 0.06003, 0.05596, 0.06579, 0.05686, 0.0549, 0.09384, 0.08075, 0.08073, 0.06005, 0.04377, 0.02749, 0.05385, 0.06733, 0.09513, 0.0974, 0.1022, 0.06125, 0.05965], "yaxis": "y"}], "layout": {"legend": {"title": {"text": "labels"}, "tracegroupgap": 0}, "margin": {"t": 60}, "xaxis": {"anchor": "y", "domain": [0, 1], "title": {"text": "tx_magface"}}, "yaxis": {"anchor": "x", "domain": [0, 1], "title": {"text": "ty_magface"}}}}
